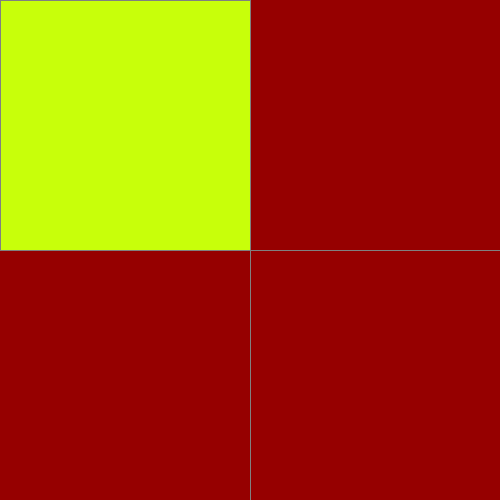
Frame 1 (no input)
Frame 60 (the mouse pressed at the canvas centre just before this capture): identical to frame 1, image omitted
Frame 120 (the mouse held since frame 60 and released just before this capture): identical to frame 1, image omitted

The Processing sketch that drew this single still picture (run headless with seeded random() and noise(); from frame 60 on, the mouse is pressed at the canvas centre):

// Processing sketch: processing_42154
// ── processing_42154.pde

int r = 150;
int g = 0;
int b = 0;

int TopLeftClicked = 0;

void setup () {
  size (500, 500);
  //  background(r, g, b);
//  frameRate(5);
}

void draw () { 
  //  rect(mouseX,450, 75,10);

  background(r, g, b);
  stroke(128);
  line(width/2, 0, width/2, height);
  line(0, height/2, width, height/2);

  //Top Left Square
  if (TopLeftClicked == 0) {
    // greenish
    fill(200, 255, 10); 
  } 
  else if (TopLeftClicked == 1) {
    // reddish
    fill(200, 0, 120);
  } 
  else if (TopLeftClicked == 2) {
    // yellow
    fill(0, 255, 255);
  }
  
  rect(0, 0, width/2, height/2);


  // Bottom Right Square    
  if (mouseX > 250 && mouseX < 500 && mouseY > 250 && mouseY < 500) {
    if (mousePressed) {
      fill(0);
      rect(250, 250, width/2, height/2);
    } 
    else {
      fill(255, 0, 0);
      rect(250, 250, width/2, height/2);
    }
  }



  // Bottom Left Square
  if (mouseX > 0 && mouseX < 250 && mouseY > 250 && mouseY < 500) {
    if (mousePressed) {
      fill(128);
      rect(0, 250, width/2, height/2);
    }
    else {
      fill(0, 255, 0);
      rect(0, 250, width/2, height/2);
    }
  }

  //Top Right Square
  if (mouseX > 250  && mouseX < 500  && mouseY > 0 && mouseY < 250) {
    if (mousePressed) {
      fill(255);
      rect(250, 0, width/2, height/2);
    }
    else {
      fill(10, 10, 200);
      rect(250, 0, width/2, height/2);
    }
  }
}


void mousePressed() {
  if (mouseX > 0 && mouseX < 250 && mouseY > 0  && mouseY < 250) {
    TopLeftClicked = TopLeftClicked + 1 ;
  }  
}
